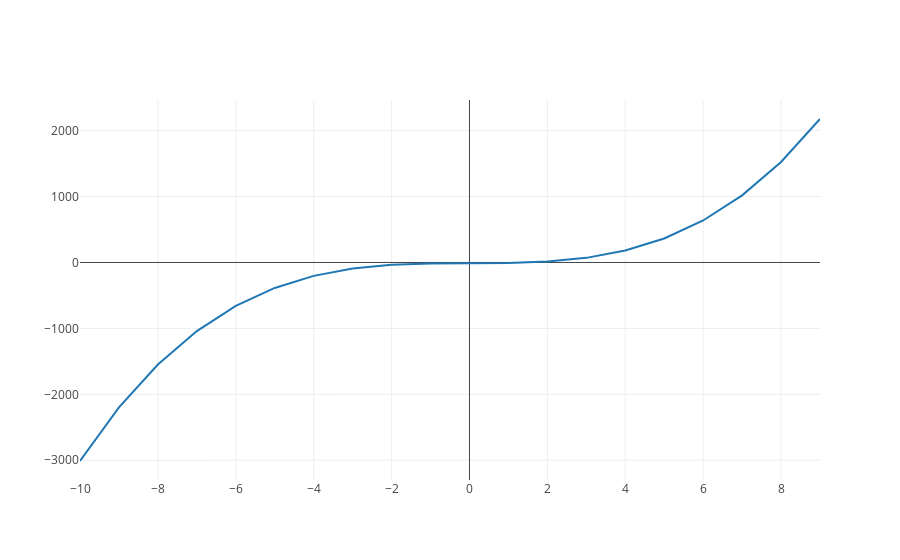

Here is the notebook cell this chart was saved with:
### Code cell
plot([polynomial_trace])

### Figure 1 — Plotly figure (JSON) as saved in the notebook; plotly's stock layout.template omitted (floating-point values rounded to 4 significant figures)
{"data": [{"x": [-10, -9, -8, -7, -6, -5, -4, -3, -2, -1, 0, 1, 2, 3, 4, 5, 6, 7, 8, 9], "y": [-3011, -2198, -1547, -1040, -659, -386, -203, -92, -35, -14, -11, -8, 13, 70, 181, 364, 637, 1018, 1525, 2176]}], "layout": {}}
